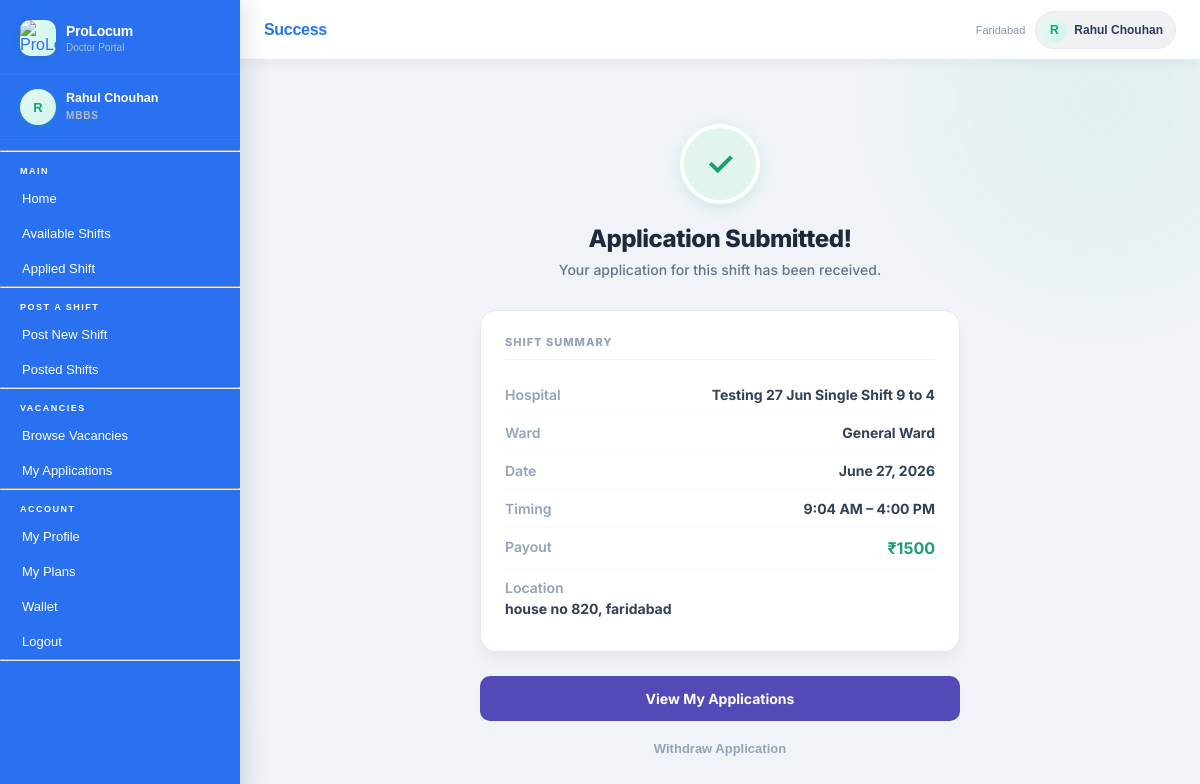
Screenshot of /doctors/shifts/applied/18/success/ (signed in) with the database file from the repository.
### users/models.py (models this page shows, shortened)
class CustomUser(AbstractUser):
    ROLE_CHOICES = (
        ('doctor', 'Doctor'),
        ('nurse', 'Nurse'),
        ('hospital', 'Hospital'),
        ('admin', 'Admin'),
    )
    role   = models.CharField(max_length=20, choices=ROLE_CHOICES)
    mobile = models.CharField(max_length=10, unique=True, null=True, blank=True)  # ✅ Unique mobile

### doctors/models.py (models this page shows, shortened)
class DoctorProfile(models.Model):
    QUALIFICATION_CHOICES = [
        ('mbbs', 'MBBS'),
        ('bams', 'BAMS'),
        ('bhms', 'BHMS'),
    ]
    SEX_CHOICES = [('male', 'Male'), ('female', 'Female'), ('other', 'Other')]
    WARD_CHOICES = [
        ('general', 'General Ward'),
        ('icu', 'ICU Ward'),
        ('casualty', 'Casualty Ward'),
        ('female', 'Female Ward'),
    ]
    user            = models.OneToOneField(settings.AUTH_USER_MODEL, on_delete=models.CASCADE, related_name='doctor_profile')
    full_name       = models.CharField(max_length=150)
    age             = models.PositiveIntegerField(null=True, blank=True)
    sex             = models.CharField(max_length=10, choices=SEX_CHOICES, blank=True)
    registration_no = models.CharField(max_length=50, blank=True)
    qualification   = models.CharField(max_length=10, choices=QUALIFICATION_CHOICES, blank=True)
    experience      = models.CharField(max_length=50, blank=True)
    is_registration_complete = models.BooleanField(default=False)
    address         = models.TextField(blank=True)
    state           = models.CharField(max_length=100, blank=True)
    city            = models.CharField(max_length=100, blank=True)
    pincode         = models.CharField(max_length=10, blank=True)
    STATUS_CHOICES = [
    ('pending', 'Pending'),
    ('approved', 'Approved'),
    ('rejected', 'Rejected'),
]
    upi_id = models.CharField(max_length=100, blank=True)
    verification_status = models.CharField(max_length=10, choices=STATUS_CHOICES, default='pending')
    ward_preferences = models.CharField(max_length=200, blank=True)
    known_procedures = models.TextField(blank=True)
    profile_photo   = models.ImageField(upload_to='doctors/photos/', null=True, blank=True)
    aadhar_photo    = models.ImageField(upload_to='doctors/aadhar/', null=True, blank=True)
    pan_card        = models.ImageField(upload_to='doctors/pan/', null=True, blank=True)
    degree_photo    = models.ImageField(upload_to='doctors/degree/', null=True, blank=True)
    registered_state = models.CharField(max_length=100, blank=True)
    is_verified     = models.BooleanField(default=False)
    created_at      = models.DateTimeField(auto_now_add=True)
    updated_at      = models.DateTimeField(auto_now=True)

### shifts/models.py (models this page shows, shortened)
class Shift(models.Model):
    SHIFT_TYPE_CHOICES = [
        ('single', 'Single Shift'),
        ('multiple', 'Multiple Shift'),
    ]
    WARD_CHOICES = [
        ('general', 'General Ward'),
        ('icu', 'ICU Ward'),
        ('casualty', 'Casualty Ward'),
        ('female', 'Female Ward'),
    ]
    QUALIFICATION_CHOICES = [
    ('mbbs', 'MBBS'),
    ('bams', 'BAMS'),
    ('bhms', 'BHMS'),
    ('bams_bhms', 'BAMS/BHMS'),
    ('gnm', 'GNM'),
    ('bsc_nursing', 'B.Sc Nursing'),
    ('anm', 'ANM'),
    ('msc_nursing', 'M.Sc Nursing'),
]
    posted_by               = models.ForeignKey(
        settings.AUTH_USER_MODEL,
        on_delete=models.CASCADE,
        related_name='posted_shifts'
    )
    TARGET_ROLE_CHOICES = [
    ('doctor', 'Doctor'),
    ('nurse', 'Nurse'),
]
    location_link = models.URLField(max_length=500, blank=True, null=True, help_text='Google Maps link')
    target_role = models.CharField(max_length=10, choices=TARGET_ROLE_CHOICES, default='both')
    hospital_name           = models.CharField(max_length=200)
    ward_type               = models.CharField(max_length=20, choices=WARD_CHOICES)
    bed_count               = models.PositiveIntegerField(default=1)
    address                 = models.TextField()
    landmark                = models.CharField(max_length=200, blank=True)
    area                    = models.CharField(max_length=100, blank=True)
    city                    = models.CharField(max_length=100)
    qualification_required  = models.CharField(max_length=20, choices=QUALIFICATION_CHOICES, default='bams_bhms')
    shift_type              = models.CharField(max_length=10, choices=SHIFT_TYPE_CHOICES, default='single')
    start_date              = models.DateField()
    end_date                = models.DateField(null=True, blank=True)
    start_time              = models.TimeField()
    end_time                = models.TimeField()
    pay                     = models.PositiveIntegerField(help_text='Pay in INR')
    requirements            = models.TextField(blank=True)
    is_urgent               = models.BooleanField(default=False)
    is_active               = models.BooleanField(default=True)
    created_at              = models.DateTimeField(auto_now_add=True)

### shifts/views.py (the view)
# urls.py: path('shifts/applied/<int:shift_id>/success/', views.shift_applied_success, name='nurse_shift_success'),
@login_required
def shift_applied_success(request, shift_id):
    cfg         = get_role_config(request.user)
    shift       = get_object_or_404(Shift, id=shift_id)
    application = get_object_or_404(ShiftApplication, shift=shift, applicant=request.user)
    return render(request, 'doctors/shift_applied_success.html', {
        'shift':            shift,
        'application':      application,
        'base_template':    cfg['base'],
        'applications_url': cfg['applications_url'],
        'withdraw_url':     cfg['withdraw_url'],
    })

### plans/models.py (called while the page is built)
    @property
    def is_expired(self):
        if not self.end_date:
            return False   # Lifetime plan
        return timezone.now() > self.end_date

### plans/utils.py (called while the page is built, shortened)
def get_active_plan(user):
    plan = UserPlan.objects.filter(user=user, is_active=True).first()
    if not plan:
        return None
    return plan

### doctors/templates/doctors/shift_applied_success.html (shortened to what this page needs)
{% extends base_template|default:'doctors/base.html' %}
{% block page_title %}Success{% endblock %}
{% block content %}
<div class="dash-wrap">
    <div class="success-banner">
        <div class="check-circle">✓</div>
        <h2 class="success-h">Application Submitted!</h2>
        <p class="success-p">Your application for this shift has been received.</p>
    </div>
    <div class="receipt-card">
        <span class="section-lbl">Shift Summary</span>
        <div class="detail-row">
            <span class="d-label">Hospital</span>
            <span class="d-val">{{ shift.hospital_name }}</span>
        </div>
        <div class="detail-row">
            <span class="d-label">Ward</span>
            <span class="d-val">{{ shift.get_ward_type_display }}</span>
        </div>
        <div class="detail-row">
            <span class="d-label">Date</span>
            <span class="d-val">{{ shift.start_date }}</span>
        </div>
        <div class="detail-row">
            <span class="d-label">Timing</span>
            <span class="d-val">{{ shift.start_time|time:"g:i A" }} – {{ shift.end_time|time:"g:i A" }}</span>
        </div>
        <div class="detail-row">
            <span class="d-label">Payout</span>
            <span class="d-val d-pay">₹{{ shift.pay }}</span>
        </div>
        <div class="detail-row" style="flex-direction: column; align-items: flex-start; gap: 4px;">
            <span class="d-label">Location</span>
            <span class="d-val" style="text-align: left;">{{ shift.address }}, {{ shift.city }}</span>
        </div>
    </div>
    <div class="action-group">
        <a href="{% url 'my_applications' %}" class="btn-view">View My Applications</a>
        <form method="post" action="{% url 'withdraw_application' application.id %}" style="text-align: center;">
            <button type="submit" class="btn-withdraw-link"
                onclick="return confirm('Do you really want to withdraw this application?')">
                Withdraw Application
            </button>
        </form>
    </div>
</div>
{% endblock %}

### doctors/templates/doctors/base.html (shortened to what this page needs)
{% load static %}
<!DOCTYPE html>
<html lang="hi">
<head>
<link rel="stylesheet" href="{% static 'users/css/base.css' %}">
</head>
<body>
<aside class="sidebar" id="sidebar">
  <div class="sidebar-brand">
    <div class="logo-icon">
      <img src="{% static 'users/images/Black_and_White_Circular_Art___Design_Logo-removebg-preview.png' %}" alt="ProLocum Logo">
    </div>
    <div class="brand-text">
      <h1>ProLocum</h1>
      <p>Doctor Portal</p>
    </div>
  </div>
  {% if request.user.is_authenticated %}
  <div class="sidebar-profile">
    <div class="profile-avatar">
      {% if request.user.doctor_profile.full_name %}{{ request.user.doctor_profile.full_name|first|upper }}{% else %}D{% endif %}
    </div>
    <div class="profile-info">
      <strong>{% if request.user.doctor_profile.full_name %}{{ request.user.doctor_profile.full_name }}{% else %}Doctor{% endif %}</strong>
      <span>{{ request.user.doctor_profile.qualification|upper }}</span>
    </div>
  </div>
  {% endif %}
  <nav class="sidebar-nav">
<hr style="color:rgba(0, 0, 0, 0.485);">
   <div class="nav-section-label">Main</div>
<a href="{% url 'doctor_dashboard' %}" class="nav-link {% if request.resolver_match.url_name == 'doctor_dashboard' %}active{% endif %}">
  Home
</a>
{% if ctx_can_view_shifts %}
  <a href="/doctors/shifts/available/" class="nav-link {% if request.resolver_match.url_name == 'available_shifts' %}active{% endif %}">
    Available Shifts
  </a>
  <a href="/doctors/shifts/my-applications/" class="nav-link {% if request.resolver_match.url_name == 'my_applications' %}active{% endif %}">
    Applied Shift
  </a>
{% endif %}
<hr>
<div class="nav-section-label">Post a Shift</div>
{% if ctx_can_post_shift %}
  <a href="/doctors/shifts/post/" class="nav-link {% if request.resolver_match.url_name == 'post_new_shift' %}active{% endif %}">
    Post New Shift
  </a>
  <a href="/doctors/shifts/posted/" class="nav-link {% if request.resolver_match.url_name == 'posted_shifts' %}active{% endif %}">
    Posted Shifts
  </a>
{% endif %}
<hr>
<div class="nav-section-label">Vacancies</div>
{% if ctx_can_apply_vacancy %}
  <a href="/doctors/vacancies/" class="nav-link {% if request.resolver_match.url_name == 'available_vacancies' %}active{% endif %}">
    Browse Vacancies
  </a>
  <a href="/doctors/vacancy/my-applications/" class="nav-link {% if request.resolver_match.url_name == 'my_vacancy_applications' %}active{% endif %}">
    My Applications
  </a>
{% endif %}
<hr>
<div class="nav-section-label">Account</div>
<a href="{% url 'doctor_my_profile' %}" class="nav-link {% if request.resolver_match.url_name == 'doctor_my_profile' %}active{% endif %}">My Profile</a>
<a href="{% url 'my_plans' %}" class="nav-link {% if request.resolver_match.url_name == 'my_plans' %}active{% endif %}">My Plans</a>
<a href="{% url 'doctor_wallet' %}" class="nav-link">
    Wallet
</a>
<a href="{% url 'logout' %}" class="nav-link">Logout</a>
<hr>
  </nav>
</aside>
<main class="main">
  <div class="topbar">
    <div class="topbar-left">
      <span class="topbar-title">{% block page_title %}Dashboard{% endblock %}</span>
    </div>
    <div class="topbar-right">
      {% if request.user.doctor_profile.city %}
      <span class="city-tag">{{ request.user.doctor_profile.city }}</span>
      {% endif %}
      <div class="user-chip">
        <div class="user-avatar">
          {% if request.user.doctor_profile.full_name %}{{ request.user.doctor_profile.full_name|first|upper }}{% else %}{{ request.user.username|first|upper }}{% endif %}
        </div>
        <span class="user-name">
          {% if request.user.doctor_profile.full_name %}{{ request.user.doctor_profile.full_name }}{% else %}{{ request.user.username }}{% endif %}
        </span>
      </div>
    </div>
  </div>
  <div class="content">
    {% block content %}{% endblock %}
  </div>
</main>
</body>
</html>

### doctors/templates/doctors/shift_applied_success.html (style rules this page uses)
.dash-wrap { padding: 40px 0; font-family: 'Inter', sans-serif; display: flex; flex-direction: column; align-items: center; }
.success-banner { text-align: center; margin-bottom: 32px; }
.check-circle { width: 80px; height: 80px; background: #E1F5EE; color: #1D9E75; border-radius: 50%; display: flex; align-items: center; justify-content: center; font-size: 32px; font-weight: 800; margin: 0 auto 20px; border: 4px solid #fff; box-shadow: 0 4px 15px rgba(29, 158, 117, 0.15); }
.success-h { font-size: 24px; font-weight: 800; color: #1e293b; margin: 0 0 8px 0; letter-spacing: -0.5px; }
.success-p { font-size: 14px; color: #64748b; font-weight: 500; }
.receipt-card { background: white; border: 1px solid #e2e8f0; border-radius: 16px; padding: 24px; width: 100%; max-width: 480px; box-shadow: 0 10px 15px -3px rgba(0, 0, 0, 0.05); }
.section-lbl { font-size: 11px; font-weight: 800; color: #94a3b8; text-transform: uppercase; letter-spacing: 1px; border-bottom: 1px solid #f1f5f9; padding-bottom: 10px; margin-bottom: 16px; display: block; }
.detail-row { display: flex; justify-content: space-between; padding: 10px 0; border-bottom: 1px solid #f8fafc; font-size: 14px; }
.detail-row:last-child { border-bottom: none; }
.d-label { color: #94a3b8; font-weight: 600; }
.d-val { color: #334155; font-weight: 700; text-align: right; }
.d-pay { color: #1D9E75; font-size: 16px; }
.action-group { width: 100%; max-width: 480px; margin-top: 24px; display: flex; flex-direction: column; gap: 12px; }
.btn-view { background: #534AB7; color: white; padding: 14px; border-radius: 10px; text-decoration: none; font-size: 14px; font-weight: 700; text-align: center; transition: 0.2s; }
.btn-withdraw-link { background: none; border: none; color: #94a3b8; font-size: 13px; font-weight: 600; cursor: pointer; text-decoration: none; padding: 8px; transition: color 0.2s; align-self: center; }

### rows the page displays
CustomUser: user.doctor_profile.full_name|first "R", user.doctor_profile.full_name "Rahul Chouhan", user.doctor_profile.qualification "MBBS", user.doctor_profile.city "Faridabad"
Shift: hospital_name "Testing 27 Jun Single Shift 9 to 4", ward_type "General Ward", start_date "June 27, 2026", start_time "9:04 AM", end_time "4:00 PM", pay "1500", address "house no 820", city "faridabad"
